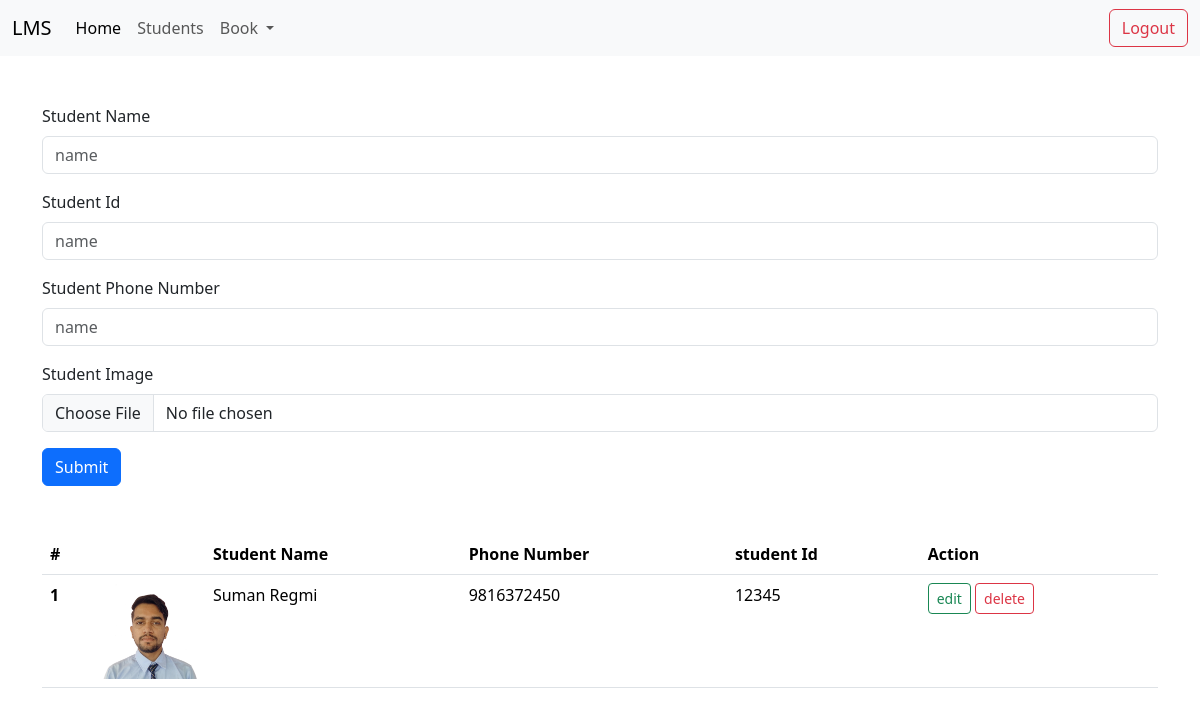
The app's page /dashboard/students/ (signed in) with its own data.
### Lmsapp/models.py (models this page shows, shortened)
class Student(models.Model):
    name = models.CharField(max_length = 1000)
    phone_number = models.CharField(max_length=15)
    image = models.FileField(upload_to='students/')
    student_id = models.CharField(max_length=50)

### Lmsapp/views.py (the view)
# urls.py: path('dashboard/students/', student),
def student(request):
    if request.method == "POST":
        req_name = request.POST.get('name')
        req_student_id = request.POST.get('student_id')
        req_image = request.FILES.get('image')
        req_phone_number = request.POST.get('phone_number')
        student = Student.objects.create(
            name=req_name,
            student_id = req_student_id,
            image = req_image,
            phone_number = req_phone_number
            )
        if student:
            return redirect('/dashboard/students')
        else:
            return render(request,'/dashboard/student',{'error':'Error Something went wrong '})
    else:
        if request.user.is_authenticated:
            students = Student.objects.all()
            return render(request, 'dashboard/student/index.html',{'students':students})
        else:
            return redirect('/login/')

### templates/dashboard/student/index.html (shortened to what this page needs)
{% extends "dashboard/layout/layout.html" %}
{% block content %}
<div class="mt-5">
    <div class="container">
        <form action="/dashboard/students/" method="POST" enctype="multipart/form-data">
            <div class="my-3 ">
                <label for="exampleFormControlInput1" class="form-label">Student Name</label>
                <input type="text" class="form-control" name="name" placeholder="name">
            </div>
            <div class="my-3 ">
                <label for="exampleFormControlInput1" class="form-label">Student Id</label>
                <input type="text" class="form-control" name="student_id" placeholder="name">
            </div>
            <div class="my-3 ">
                <label for="exampleFormControlInput1" class="form-label">Student Phone Number</label>
                <input type="text" class="form-control" name="phone_number" placeholder="name">
            </div>
            <div class="my-3 ">
                <label for="exampleFormControlInput1" class="form-label">Student Image</label>
                <input type="file" class="form-control" name="image" placeholder="name">
            </div>
            <button class="btn btn-primary" type="submit">Submit</button>
        </form>
    </div>
    <div class="container mt-5 mb-5">
        <table class="table">
            <thead>
                <tr>
                    <th scope="col">#</th>
                    <th scope="col" width="10%"></th>
                    <th scope="col">Student Name</th>
                    <th scope="col">Phone Number</th>
                    <th scope="col">student Id</th>
                    <th scope="col">Action</th>
                </tr>
            </thead>
            <tbody>
                {% for student in students %}
                <tr>
                    <th scope="row">{{ forloop.counter }}</th>
                    <td> <img src="{{ student.image.url }}" width="100%  " alt=""> {{ category.name }}</td>
                    <td>{{ student.name }}</td>
                    <td>{{ student.phone_number }}</td>
                    <td>{{ student.student_id }}</td>
                    <td>
                        <a href="/dashboard/students/edit/{{student.id}}" class="btn btn-outline-success btn-sm">edit</a>
                        <a href="/dashboard/students/delete/{{student.id}}" class="btn btn-outline-danger btn-sm">delete</a>
                    </td>
                </tr>
                {% endfor %}
            </tbody>
        </table>
    </div>
</div>
{% endblock %}

### records on screen
Student: image (picture), name "Suman Regmi", phone_number "9816372450", student_id "12345"
